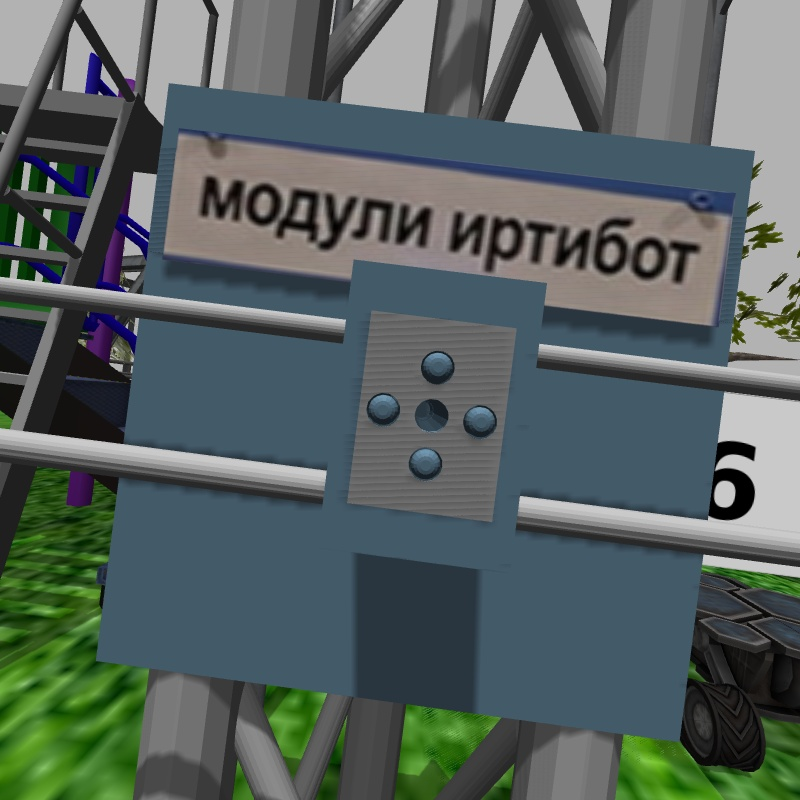
#> input picture cv_machax/5imgc7.jpg, 800 x 800 px
$ python temp.py   (older library calls are emulated)
#> lines starting #> are read from the running program, lines starting #| are printed output that depends on the picture; after the words box and inside, x2 and y2 are one past the last pixel; in counts of white or black regions, pixels touching at a corner belong together
import cv2
import numpy as np

img=cv2.imread('5imgc7.jpg')
#> img is the input picture: shape (800, 800, 3); mean B, G, R 95.2, 97.6, 85.6
g=cv2.cvtColor(img,cv2.COLOR_BGR2GRAY)
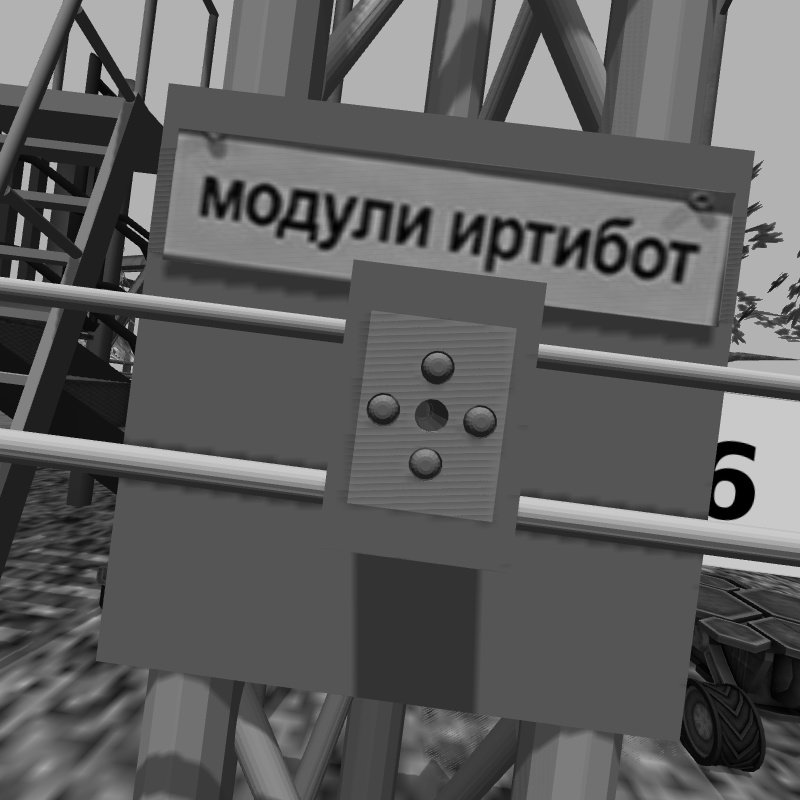
#> g: shape (800, 800); min 0, max 208, mean 93.8
_, contours, hierarchy= cv2.findContours(g,cv2.RETR_TREE,
	cv2.CHAIN_APPROX_SIMPLE)
#> contours = 95 contours, 90 with area under 20; largest, box (x1, y1, x2, y2) and area: (0, 0, 800, 800) 638401, (715, 468, 755, 516) 854, (718, 441, 756, 459) 384, (713, 507, 738, 520) 158, (710, 508, 719, 518) 34

for cnt in contours :
	if cv2.contourArea(cnt)>1e2 :
		cv2.drawContours(img,[cnt],0,(0,0,255))
#> this loop made 95 passes
#> cnt on passes 1, 2, 3, 4, 5, 6, 7, 9, 10, 11, 13, 14: [[0, 0], [0, 799], [799, 799], [799, 0]], [[721, 718], [722, 717], [723, 718], [722, 719]], [[783, 708], [784, 707], [785, 708], [784, 709]], [[780, 708], [781, 707], [782, 708], [781, 709]], [[737, 685], [738, 684], [739, 685], [738, 686]], [[732, 675], [733, 674], [734, 675], [733, 676]], [[729, 668], [730, 667], [731, 668], [730, 669]], [[727, 664], [728, 663], [729, 664], [728, 665]], [[726, 661], [727, 660], [728, 661], [727, 662]], [[724, 656], [725, 655], [726, 656], [725, 657]], [[721, 648], [722, 647], [723, 648], [722, 649]], [[721, 646], [722, 645], [723, 646], [722, 647]]
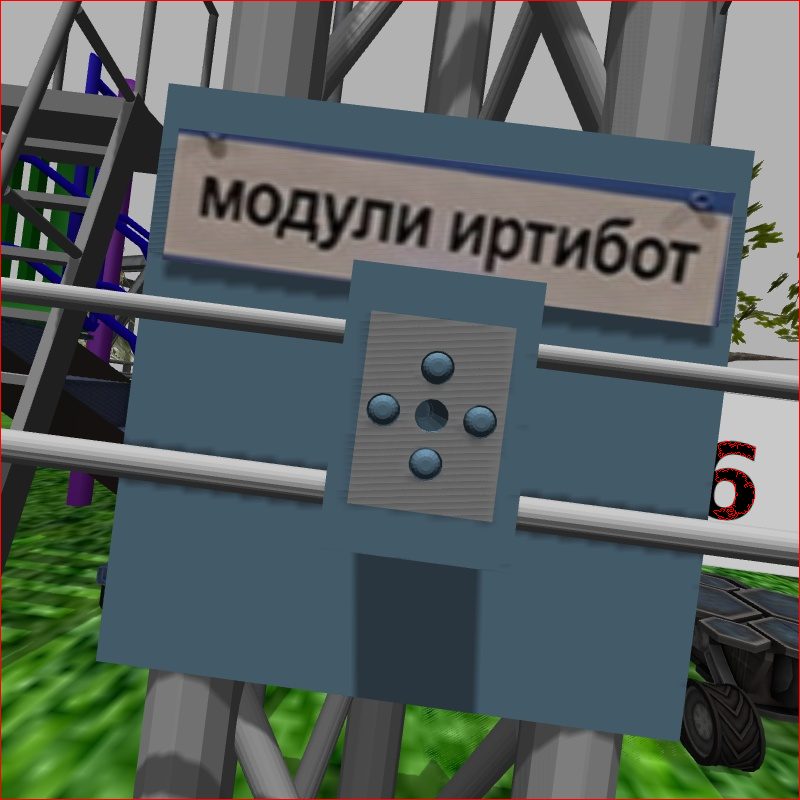
#> img: shape (800, 800, 3); 0.56% of pixels changed, all inside (x1, y1, x2, y2) = (0, 0, 800, 800)
print(len(contours))
#| 95
cv2.imshow('img',img)
cv2.imshow('g',g)
cv2.waitKey(0)

$ run again, with cv_machax/5imgb38.jpg copied over cv_machax/5imgc7.jpg
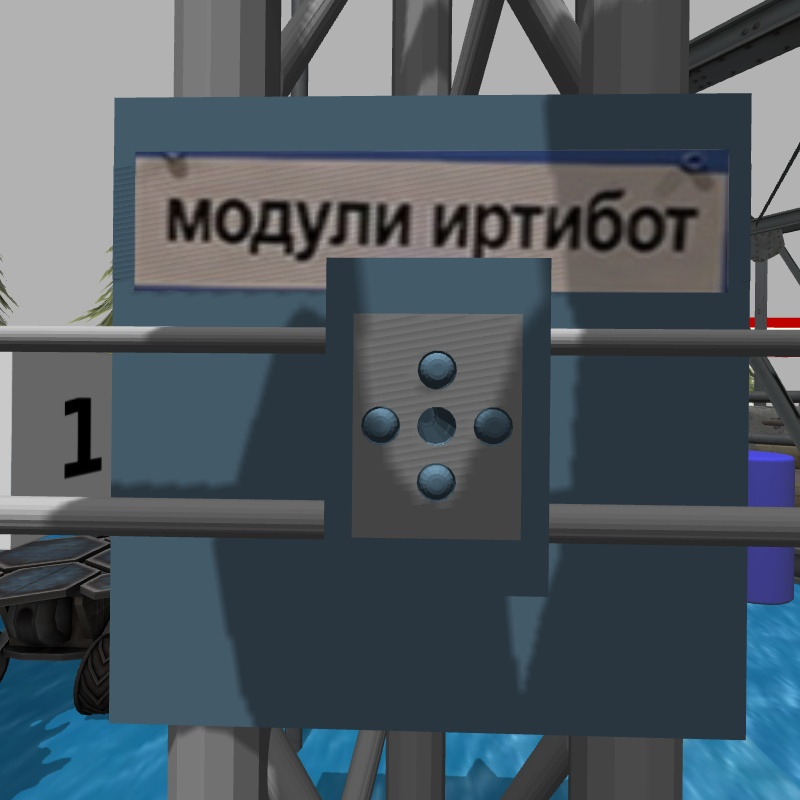
#> input picture cv_machax/5imgb38.jpg, 800 x 800 px
#> img is the input picture: shape (800, 800, 3); mean B, G, R 95.3, 87.6, 76.8
#> `g=cv2.cvtColor(img,cv2.COLOR_BGR2GRAY)`:
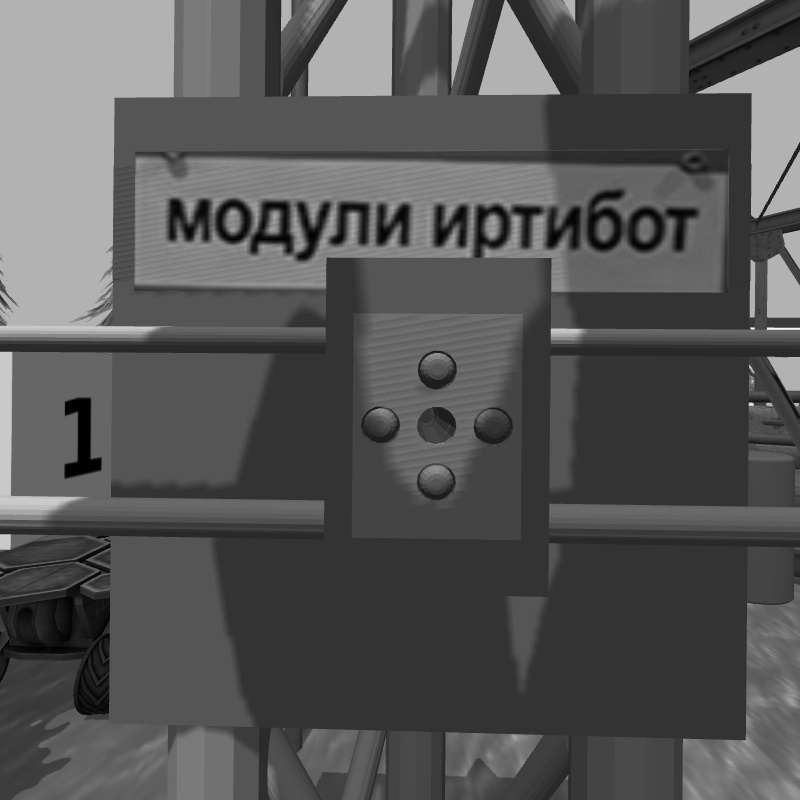
#> g: shape (800, 800); min 0, max 250, mean 85.3
#> contours = 33 contours, 31 with area under 20; largest, box (x1, y1, x2, y2) and area: (0, 0, 800, 800) 638401, (65, 399, 101, 476) 1120
#> the loop `for cnt in contours :` made 33 passes
#> cnt on passes 1 to 8: [[0, 0], [0, 799], [799, 799], [799, 0]], [[101, 710], [102, 709], [103, 710], [102, 711]], [[42, 647], [43, 646], [44, 647], [43, 648]], [[6, 643], [7, 642], [8, 643], [7, 644]], [[99, 634], [100, 633], [101, 634], [100, 635]], [[100, 633], [101, 632], [102, 633], [101, 634]], [[101, 632], [102, 631], [103, 632], [102, 633]], [[101, 630], [102, 629], [103, 630], [102, 631]]
#> after the loop `for cnt in contours :`:
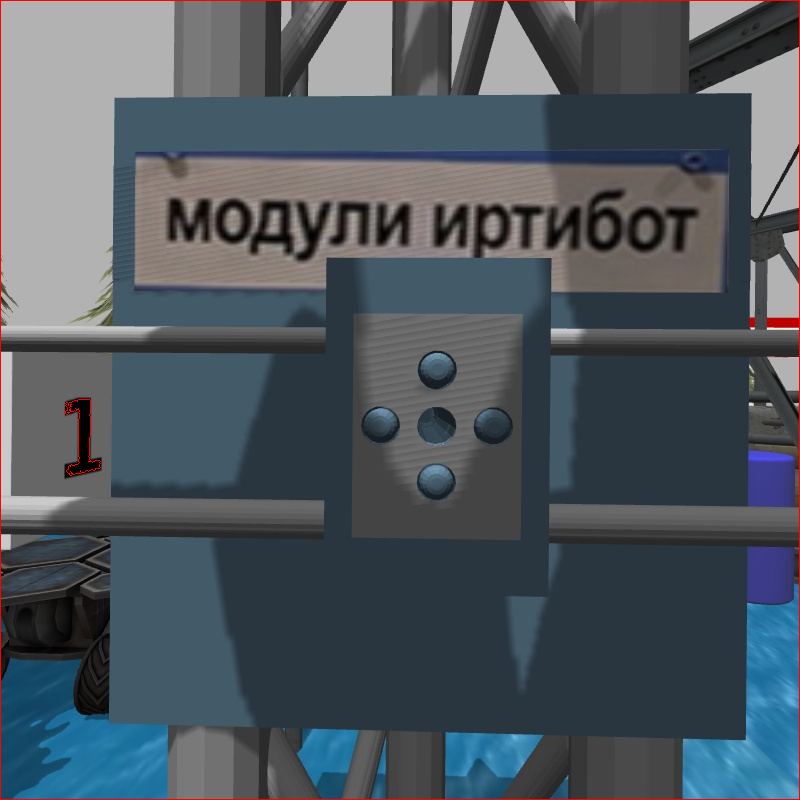
#> img: shape (800, 800, 3); 0.54% of pixels changed, all inside (x1, y1, x2, y2) = (0, 0, 800, 800)
#| 33
